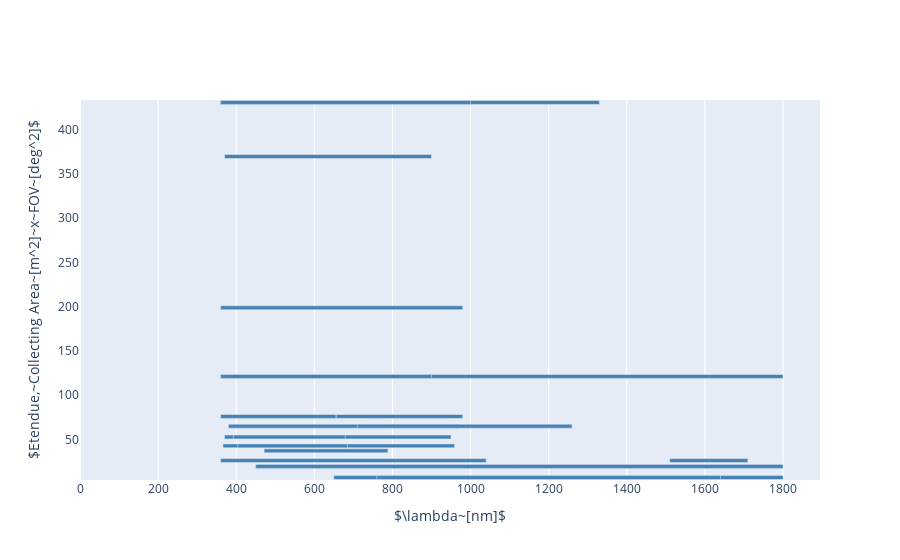

The notebook cell saved with this chart:
### Markdown cell above
Plotly express does not contain sufficient functionality for the desired custom bar plot.  It is necessary to move to a full Plotly graph object.

### Code cell
combined_table['height'] = combined_table['WL_MAX_nm'] - combined_table['WL_MIN_nm']
fig = go.Figure(go.Bar(
            x=combined_table['height'],
            y=combined_table['Etendue'],
            base = combined_table['WL_MIN_nm'],
            orientation='h', marker_color='steelblue'))
#fig = go.Figure()
#fig.add_trace(go.Bar(x=combined_table['WL_MIN_nm'], y=combined_table['Etendue'],
#                base=combined_table['height'], orientation='h'))
fig.update_xaxes(title_text = "$\lambda~[nm]$")
fig.update_yaxes(title_text = "$Etendue,~Collecting Area~[m^2]~x~FOV~[deg^2]$")
fig.show()
#fig.show("notebook")
#fig.show("svg")

### Figure 1 — Plotly figure (JSON) as saved in the notebook; plotly's stock layout.template omitted (floating-point values rounded to 4 significant figures)
{"data": [{"base": [370, 471.5, 360, 1510, 360, 1510, 360, 656, 366, 404, 650, 760, 380, 710, 370, 392.6, 360, 360, 360, 360, 360, null, 450, 450], "marker": {"color": "steelblue"}, "orientation": "h", "type": "bar", "x": [530, 317.2, 680, 200, 680, 190, 296, 324, 593, 281, 1150, 880, 590, 550, 580, 286.4, 620, 1440, 540, 970, 640, null, 1350, 1350], "y": [369.7, 37.2, 26.13, 26.13, null, null, 76, 76, 42.78, 42.78, 7, 7, 65, 65, 52.8, 52.8, 198.8, 121.2, 121.2, 430.7, 430.7, 338.9, 19.56, 19.56]}], "layout": {"xaxis": {"title": {"text": "$\\lambda~[nm]$"}}, "yaxis": {"title": {"text": "$Etendue,~Collecting Area~[m^2]~x~FOV~[deg^2]$"}}}}
